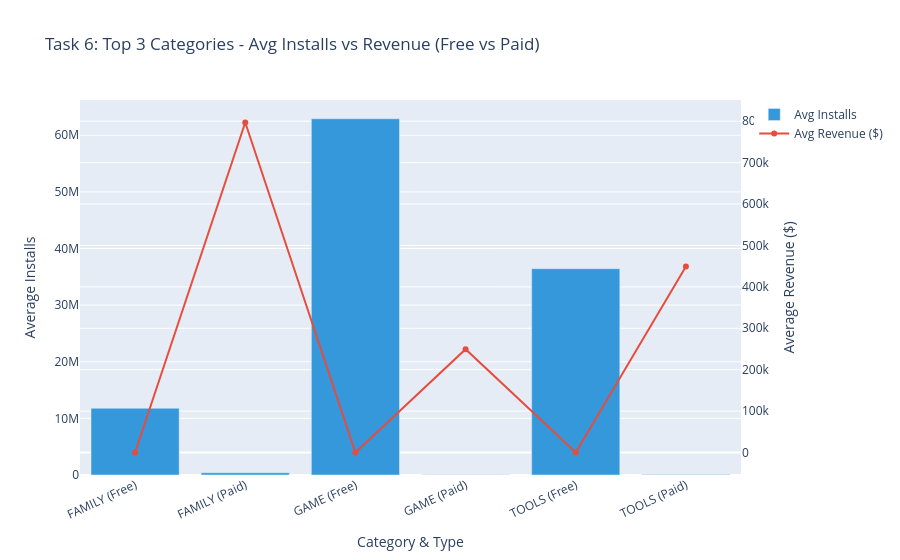

Notebook cell for this chart:
### Code cell
# Task 6: Dual-Axis Chart (Avg Installs vs Revenue for Free vs Paid)
if is_within_ist_window(13, 14, bypass_time=True):
    def min_android_version(val):
        val_str = str(val).split(' ')[0].split('W')[0]
        try:
            return float('.'.join(val_str.split('.')[:2]))
        except ValueError:
            return np.nan

    df['Android_Ver_Num'] = df['Android Ver'].apply(min_android_version)

    mask_t6 = (
        (df['Size_MB'] > 15) &
        (df['Content Rating'] == 'Everyone') &
        (df['App'].str.len() <= 30) &
        (df['Android_Ver_Num'] > 4.0) &
        (df['Installs_Numeric'] >= 10000)
    )
    filtered_t6 = df[mask_t6].copy()

    # Filter top 3 categories by installs
    top_3_cats = filtered_t6.groupby('Category')['Installs_Numeric'].sum().nlargest(3).index
    filtered_t6 = filtered_t6[filtered_t6['Category'].isin(top_3_cats)]

    summary_t6 = (
        filtered_t6.groupby(['Category', 'Type'])
        .agg(
            Avg_Installs=('Installs_Numeric', 'mean'),
            Avg_Revenue=('Revenue', 'mean')
        )
        .reset_index()
    )
    summary_t6['Category_Type'] = summary_t6['Category'] + " (" + summary_t6['Type'] + ")"

    fig6 = go.Figure()
    fig6.add_trace(go.Bar(
        x=summary_t6['Category_Type'],
        y=summary_t6['Avg_Installs'],
        name='Avg Installs',
        marker_color='#3498db',
        yaxis='y1'
    ))
    fig6.add_trace(go.Scatter(
        x=summary_t6['Category_Type'],
        y=summary_t6['Avg_Revenue'],
        name='Avg Revenue ($)',
        mode='lines+markers',
        marker_color='#e74c3c',
        yaxis='y2'
    ))

    fig6.update_layout(
        title="Task 6: Top 3 Categories - Avg Installs vs Revenue (Free vs Paid)",
        xaxis_title="Category & Type",
        yaxis=dict(title="Average Installs"),
        yaxis2=dict(title="Average Revenue ($)", overlaying='y', side='right'),
        xaxis_tickangle=-25
    )
    fig6.show()
else:
    print("Task 6 is only visible between 1:00 PM and 2:00 PM IST.")

### Figure 1 — Plotly figure (JSON) as saved in the notebook; plotly's stock layout.template omitted (floating-point values rounded to 4 significant figures)
{"data": [{"marker": {"color": "#3498db"}, "name": "Avg Installs", "type": "bar", "x": ["FAMILY (Free)", "FAMILY (Paid)", "GAME (Free)", "GAME (Paid)", "TOOLS (Free)", "TOOLS (Paid)"], "y": [11790000.0, 381400.0, 62920000.0, 64440.0, 36440000.0, 100000.0], "yaxis": "y"}, {"marker": {"color": "#e74c3c"}, "mode": "lines+markers", "name": "Avg Revenue ($)", "type": "scatter", "x": ["FAMILY (Free)", "FAMILY (Paid)", "GAME (Free)", "GAME (Paid)", "TOOLS (Free)", "TOOLS (Paid)"], "y": [0.0, 796900.0, 0.0, 249400.0, 0.0, 449000.0], "yaxis": "y2"}], "layout": {"title": {"text": "Task 6: Top 3 Categories - Avg Installs vs Revenue (Free vs Paid)"}, "xaxis": {"tickangle": -25, "title": {"text": "Category & Type"}}, "yaxis": {"title": {"text": "Average Installs"}}, "yaxis2": {"overlaying": "y", "side": "right", "title": {"text": "Average Revenue ($)"}}}}
